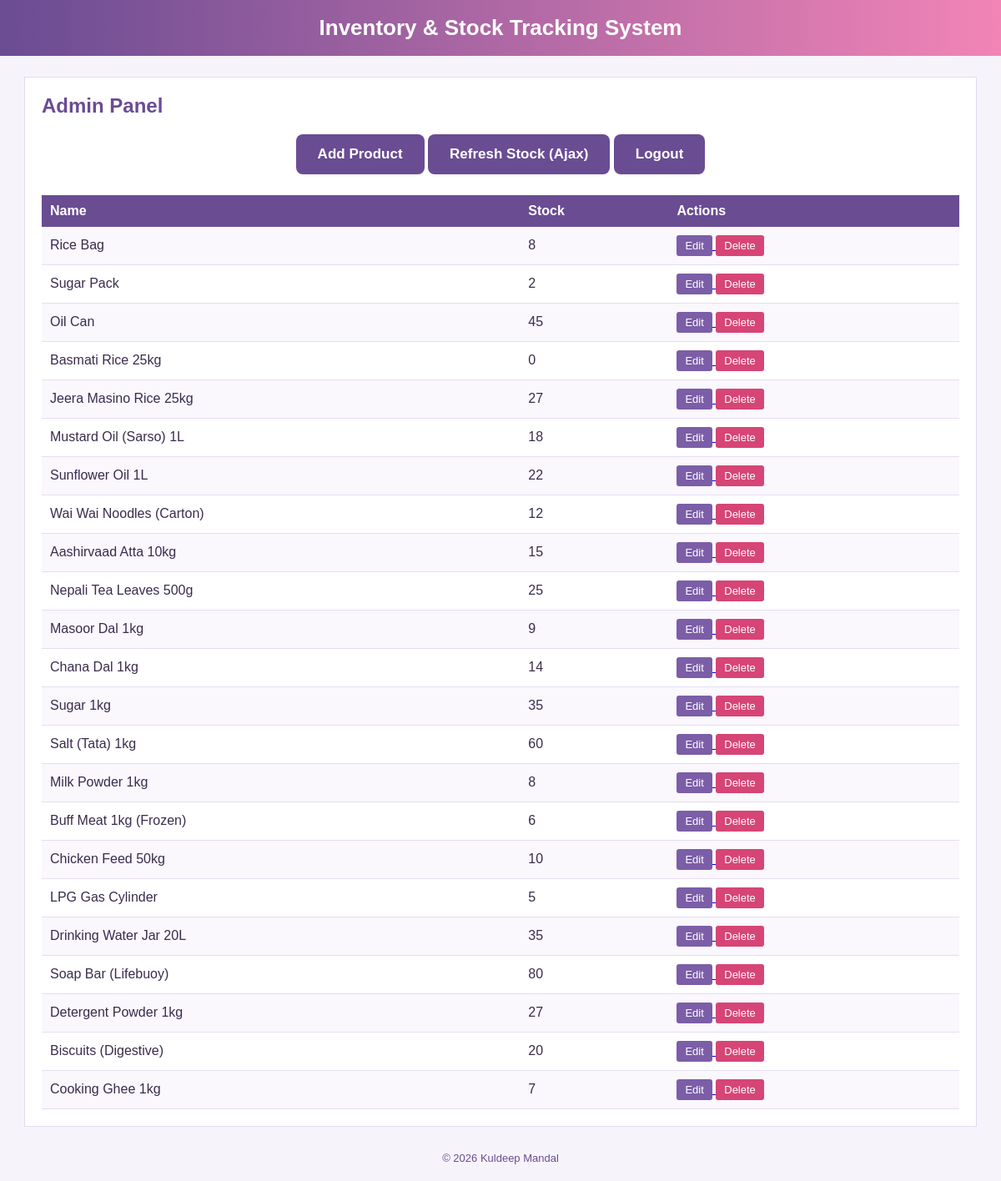
/admin.php (signed in), run on the app's committed database.
### tables this page shows
CREATE TABLE `products` (
  `id` int(11) NOT NULL,
  `product_name` varchar(100) NOT NULL,
  `supplier` varchar(100) NOT NULL,
  `price` decimal(10,2) NOT NULL,
  `stock` int(11) NOT NULL,
  `created_at` timestamp NOT NULL DEFAULT current_timestamp()
);

### public/admin.php (the view, shortened to what this page needs)
<?php
require '../config/db.php';
include '../includes/header.php';
$stmt = $pdo->query("SELECT * FROM products");
$products = $stmt->fetchAll();
?>
<h2>Admin Panel</h2>
<div class="top-nav">
    <a href="add.php"><button>Add Product</button></a>
    <button onclick="loadStock()">Refresh Stock (Ajax)</button>
    <a href="logout.php"><button>Logout</button></a>
</div>
    <table id="stockTable">
<tr>
    <th>Name</th>
    <th>Stock</th>
    <th>Actions</th>
</tr>
<?php foreach ($products as $p): ?>
<tr>
    <td><?= htmlspecialchars($p['product_name']) ?></td>
    <td><?= $p['stock'] ?></td>
    <td>
        <a href="edit.php?id=<?= $p['id'] ?>">
    <button class="btn-edit">Edit</button>
    </a>
    <a href="delete.php?id=<?= $p['id'] ?>"
    onclick="return confirm('Delete product?')">
        <button class="btn-delete">Delete</button>
    </a>
    </td>
</tr>
<?php endforeach; ?>
</table>
<?php include '../includes/footer.php'; ?>

### assets/css/style.css (style rules this page uses)
body { font-family: Arial, Helvetica, sans-serif; background-color: #f7f3fb; margin: 0; padding: 0; color: #3a2c4d; }
.top-nav { margin-bottom: 15px; }
.top-nav button { font-size: 17px; padding: 14px 26px; border-radius: 8px; font-weight: bold; }
button { background-color: #6a4c93; color: white; border: none; padding: 8px 16px; cursor: pointer; font-size: 14px; border-radius: 4px; }
h2 { margin-top: 0; color: #6a4c93; }
table { width: 100%; border-collapse: collapse; margin-top: 15px; }
th { background-color: #6a4c93; color: white; padding: 10px; text-align: left; }
td { padding: 10px; border-bottom: 1px solid #e6ddf3; }
tr:nth-child(even) { background-color: #faf7fd; }
.btn-edit { background-color: #7b5ea7; padding: 5px 10px; font-size: 13px; border-radius: 3px; }
.btn-delete { background-color: #d64575; padding: 5px 10px; font-size: 13px; border-radius: 3px; }
.top-nav { text-align: center; margin-bottom: 25px; }

### data on the page
products: product_name "Rice Bag", stock "8"
products: product_name "Sugar Pack", stock "2"
products: product_name "Oil Can", stock "45"
products: product_name "Basmati Rice 25kg", stock "0"
products: product_name "Jeera Masino Rice 25kg", stock "27"
products: product_name "Mustard Oil (Sarso) 1L", stock "18"
products: product_name "Sunflower Oil 1L", stock "22"
products: product_name "Wai Wai Noodles (Carton)", stock "12"
products: product_name "Aashirvaad Atta 10kg", stock "15"
products: product_name "Nepali Tea Leaves 500g", stock "25"
products: product_name "Masoor Dal 1kg", stock "9"
products: product_name "Chana Dal 1kg", stock "14"
products: product_name "Sugar 1kg", stock "35"
products: product_name "Salt (Tata) 1kg", stock "60"
products: product_name "Milk Powder 1kg", stock "8"
products: product_name "Buff Meat 1kg (Frozen)", stock "6"
products: product_name "Chicken Feed 50kg", stock "10"
products: product_name "LPG Gas Cylinder", stock "5"
products: product_name "Drinking Water Jar 20L", stock "35"
products: product_name "Soap Bar (Lifebuoy)", stock "80"
products: product_name "Detergent Powder 1kg", stock "27"
products: product_name "Biscuits (Digestive)", stock "20"
products: product_name "Cooking Ghee 1kg", stock "7"
